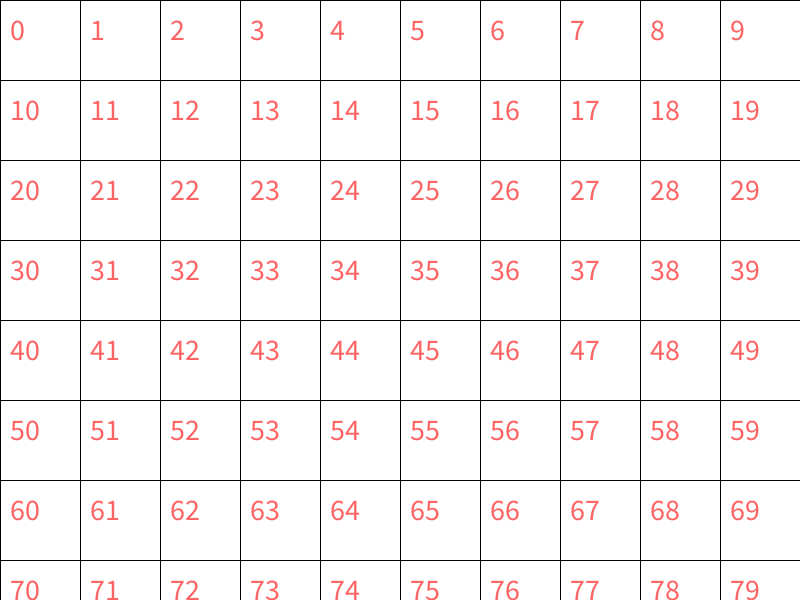
Frame 1 (no input)
Frame 60 (the mouse pressed at the canvas centre just before this capture): identical to frame 1, image omitted
Frame 120 (the mouse held since frame 60 and released just before this capture): identical to frame 1, image omitted

The Processing sketch that drew this single still picture (run headless with seeded random() and noise(); from frame 60 on, the mouse is pressed at the canvas centre):

// Processing sketch: lifeGame_Exercise_4
// ── lifeGame_Exercise_4.pde
float d = 10;
Sq[] mySquare = new Sq[10000];
int nSquare = 0;

void setup()
{
  size(800,600);
  d = width / 10;
  for(float y = 0; y < height; y = y + d) 
  {
    for(float x = 0; x < width; x = x + d)
    {
      mySquare[nSquare] = new Sq(x,y,d);
      nSquare = nSquare + 1;
    }
  }  
}


void draw()
{
  for(int i = 0; i < nSquare; i = i +1)
  {
    mySquare[i].show(i);
  }  
}

void mousePressed()
{
  for(int i = 0; i < nSquare; i = i +1)
  {
    mySquare[i].clicked(mouseX,mouseY);
  } 
}

// ── Sq.pde
class Sq
{
  float d = 30;             //size 
  float xpos = 0;           //position x
  float ypos = 0;           //position y
  boolean isBlack = false;  //color
  int state = 0;            //cell state
  
  Sq(float _x, float _y, float _d)
  {
    this.xpos = _x;
    this.ypos = _y;
    this.d = _d;
  }
  
  void clicked(float x, float y)
  {
    if(
        x > this.xpos 
        && 
        x < this.xpos+this.d
        &&
        y > this.ypos 
        && 
        y < this.ypos+this.d
      )
    {
      this.isBlack = !this.isBlack;  
    }
  }
  
  void show(int i)
  {
    if(this.isBlack) 
    {
      fill(color(0,0,0));
    }
    else
    {
      fill(color(255,255,255));
    }
    square(this.xpos,this.ypos,this.d);
    fill(255,100,100);
    textSize(30);
    text(i,this.xpos+10,this.ypos+40);
  }
  
  
  
}
